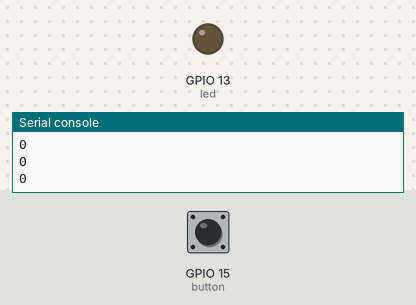
The program below on a simulated ESP8266 board running MicroPython. Shown: output pins drawn as LEDs (lit = HIGH), the last lines printed to the serial console. The test bench sets the inputs (shaded band); at power-on: GPIO 15 (button) LOW.

Above: at 1.2 s.
1.3 s: GPIO 15 (button) pulled HIGH for 0.15 s
At 1.4 s:
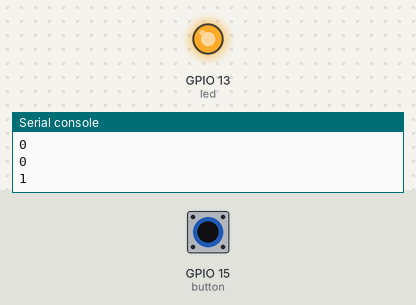
3.0 s: GPIO 15 (button) pulled HIGH for 3.2 s
At 6.6 s:
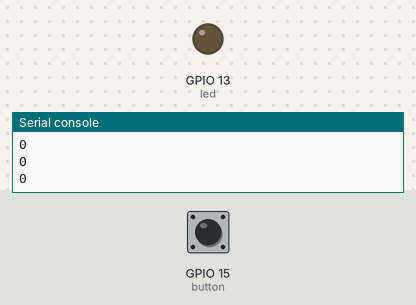
Timing chart, 0 to 8.1 s (numbered marks = the images above; inputs shaded):
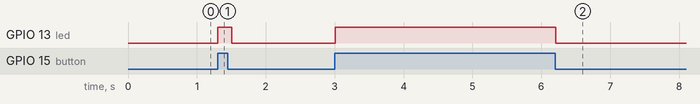

The program:

digitalRead.py
```python
#hardware platform: FireBeetle-ESP8266

from machine import Pin
import time

button=Pin(15,Pin.IN)           #create Button object from pin15,Set Pin15 to input (D4)
led=Pin(13,Pin.OUT)             #create LED object from pin13,Set Pin13 to output (D2)

while True:
  print(button.value())
  led.value(button.value())     #Gets the state of the Button and passes the state to the LED
  time.sleep(0.1)
```

Measured:
- after the input at 1.3 s, GPIO 13 (led): LOW → HIGH at once, → LOW 0.20 s later
- after the input at 3.0 s, GPIO 13 (led): LOW → HIGH at once, → LOW 3.2 s later
